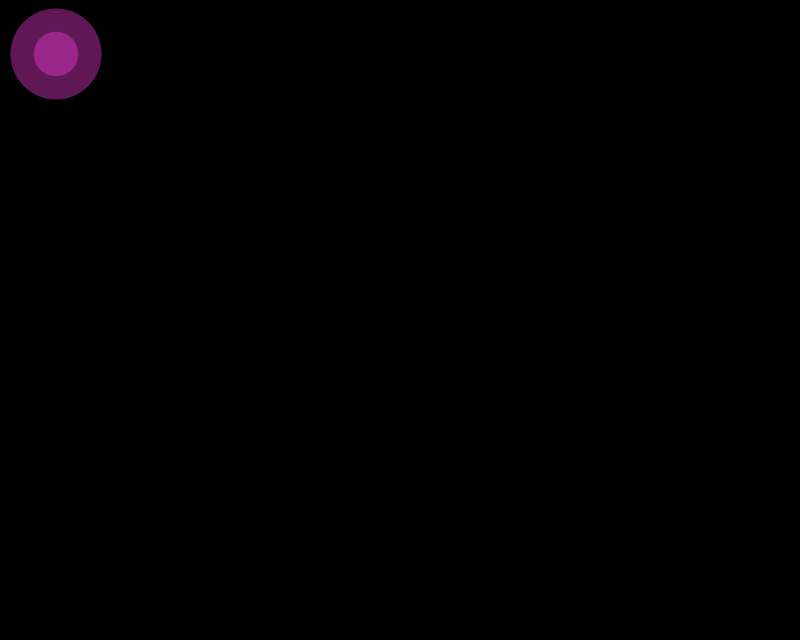
Frame 1 (no input)
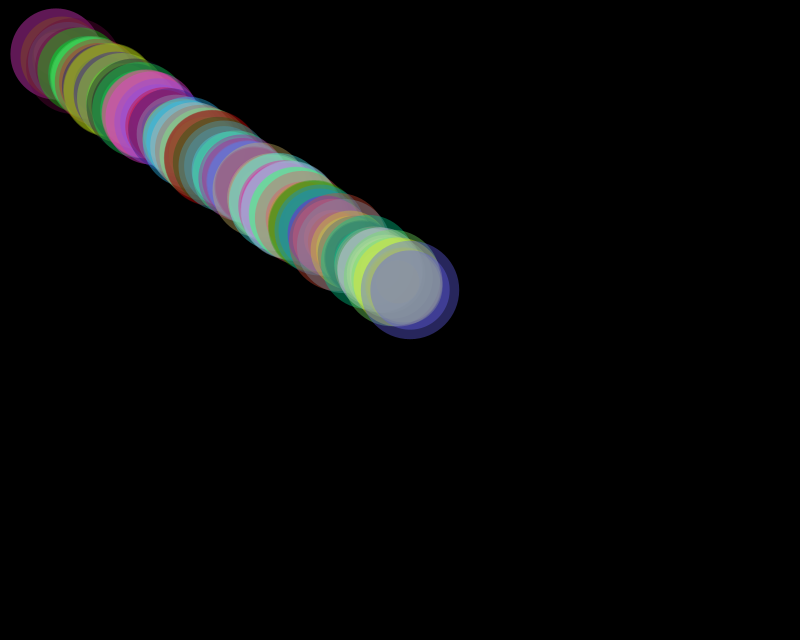
Frame 60 (the mouse pressed at the canvas centre just before this capture)
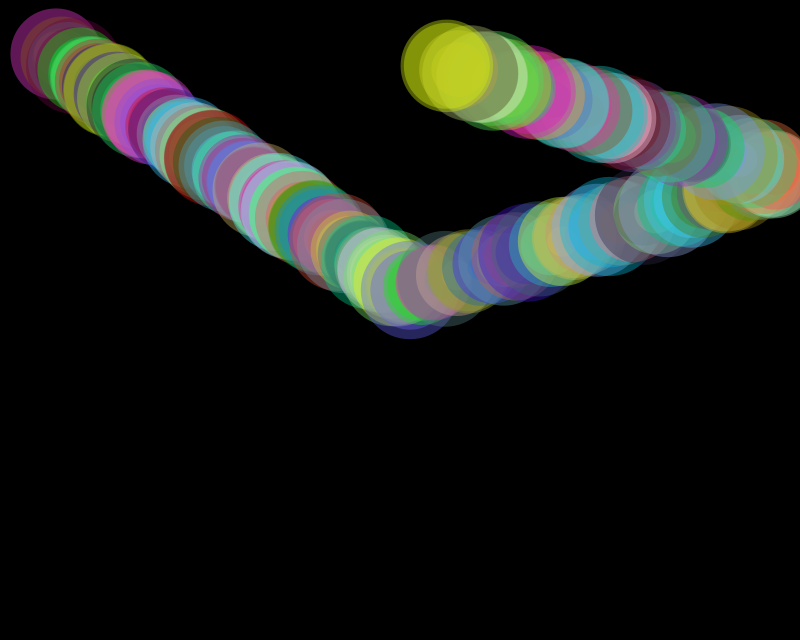
Frame 120 (the mouse held since frame 60 and released just before this capture)

The Processing sketch that drew these frames (run headless with seeded random() and noise(); from frame 60 on, the mouse is pressed at the canvas centre):

// Processing sketch: MagicBouncingBall
// ── MagicBouncingBall.pde
float xspd, yspd;
float ballStroke, ballEye; 
int fillC;
float x = width/2;
float y = height/2;

void setup(){
    background(0);
    size(800, 640);
    noStroke();
    frameRate(60);
    xspd = 6;
    yspd = 4;
}


void draw(){
    ballStroke = random(75, 100);
    ballEye = random(25,100);
    fill(random(0, 255), random(0, 255), random(0, 255), 100);


    x += xspd;
    y += yspd;

    // Walls
    if (x >= width - 25 || x <= 25){
        xspd *= -1;     
    }
    if (y >= height - 25 || y <= 25){
        yspd *= -1;
    }


    // Mouse    
    if (dist(x, y, mouseX, mouseY) < ballStroke / 2) {
        xspd *= -1;
        yspd *= -1;
        x += xspd * 2; 
        y += yspd * 2;
    }

    x = constrain(x, 25, width - 25);
    y = constrain(y, 25, height - 25);

    circle(x, y, ballStroke);
    circle(x, y, ballEye);
    fill(255, 30);
}


/*
  When ball hits the mouse it doesn't go into the opposite direction of the point,
  instead it goes to the opposite direction of itself
  */

void mousePressed(){
    background(random(0,255), random(0,255), random(0,255));
    xspd = random(-12, 12);
    yspd = random(-8, 8);
}

// Lila Aydin 2308A025
